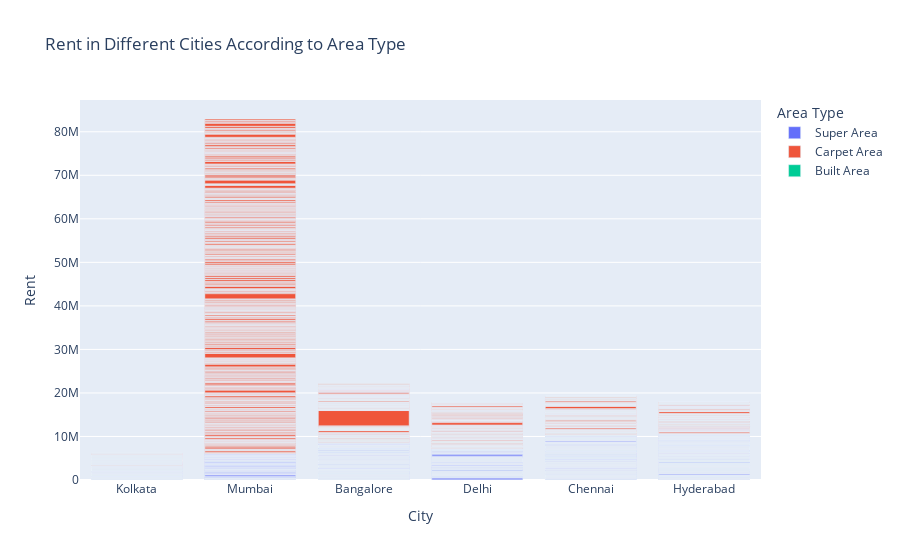

The code cell stored with this chart in its notebook:
### Code cell
figure = px.bar(data, x = data["City"],
               y = data["Rent"],
               color = data["Area Type"],
               title = "Rent in Different Cities According to Area Type")
figure.show()

### Figure 1 — Plotly figure (JSON) as saved in the notebook; plotly's stock layout.template omitted (floating-point values rounded to 4 significant figures; data arrays with more than 128 entries replaced by an {"elided": "..."} marker saying what was removed)
{"data": [{"alignmentgroup": "True", "hovertemplate": "Area Type=Super Area<br>City=%{x}<br>Rent=%{y}<extra></extra>", "legendgroup": "Super Area", "marker": {"color": "#636efa", "pattern": {"shape": ""}}, "name": "Super Area", "offsetgroup": "Super Area", "orientation": "v", "showlegend": true, "textposition": "auto", "type": "bar", "x": {"elided": "2446 str values"}, "xaxis": "x", "y": {"elided": "2446 int values"}, "yaxis": "y"}, {"alignmentgroup": "True", "hovertemplate": "Area Type=Carpet Area<br>City=%{x}<br>Rent=%{y}<extra></extra>", "legendgroup": "Carpet Area", "marker": {"color": "#EF553B", "pattern": {"shape": ""}}, "name": "Carpet Area", "offsetgroup": "Carpet Area", "orientation": "v", "showlegend": true, "textposition": "auto", "type": "bar", "x": {"elided": "2298 str values"}, "xaxis": "x", "y": {"elided": "2298 int values"}, "yaxis": "y"}, {"alignmentgroup": "True", "hovertemplate": "Area Type=Built Area<br>City=%{x}<br>Rent=%{y}<extra></extra>", "legendgroup": "Built Area", "marker": {"color": "#00cc96", "pattern": {"shape": ""}}, "name": "Built Area", "offsetgroup": "Built Area", "orientation": "v", "showlegend": true, "textposition": "auto", "type": "bar", "x": ["Chennai", "Hyderabad"], "xaxis": "x", "y": [15000, 6000], "yaxis": "y"}], "layout": {"autosize": true, "barmode": "relative", "legend": {"title": {"text": "Area Type"}, "tracegroupgap": 0}, "title": {"text": "Rent in Different Cities According to Area Type"}, "xaxis": {"anchor": "y", "autorange": true, "domain": [0, 1], "range": [-0.5, 5.5], "title": {"text": "City"}, "type": "category"}, "yaxis": {"anchor": "x", "autorange": true, "domain": [0, 1], "range": [0, 87300000.0], "title": {"text": "Rent"}, "type": "linear"}}}
